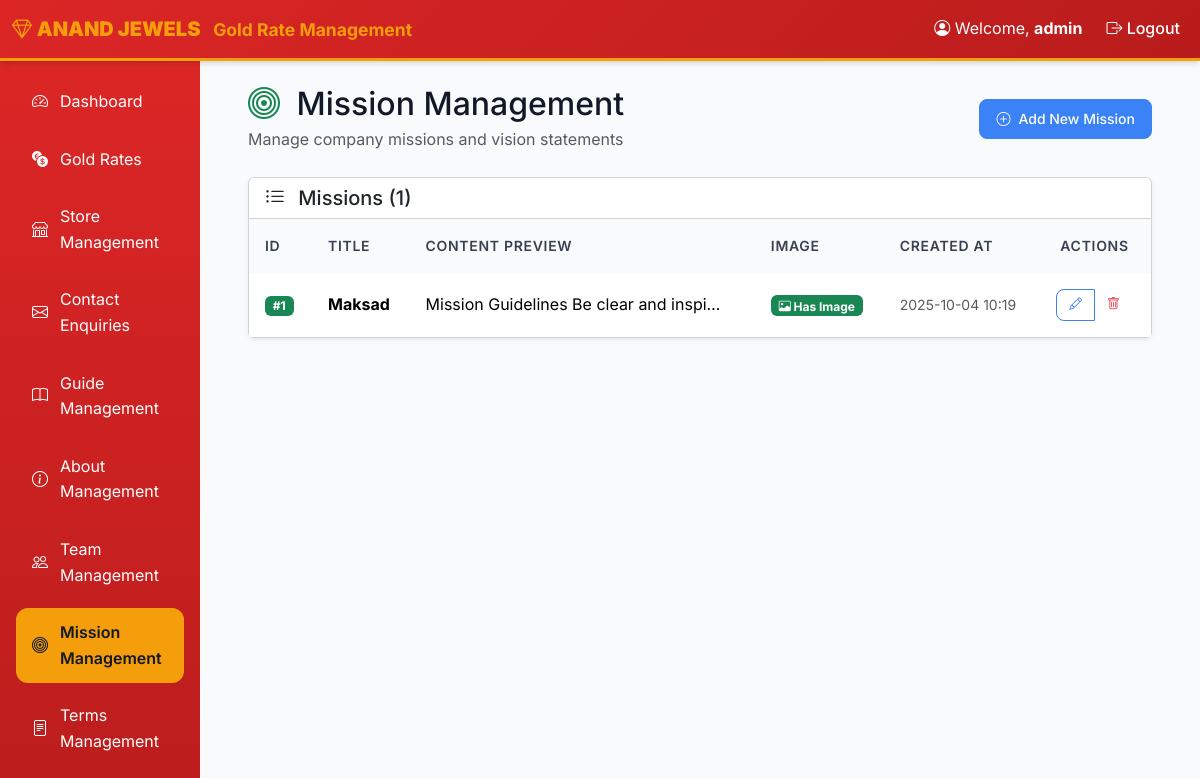
The page /admin/missions (signed in) on the database its author committed.
### models.py (models this page shows, shortened)
class AdminUser(Base):
    __tablename__ = "admin_users"
    id = Column(Integer, primary_key=True, index=True)
    username = Column(String, unique=True, index=True, nullable=False)
    password_hash = Column(String, nullable=False)

class Mission(Base):
    __tablename__ = "missions"
    id = Column(Integer, primary_key=True, index=True)
    title = Column(String, nullable=False)
    content = Column(Text, nullable=False)
    image = Column(String, nullable=True)  # Path to uploaded image
    created_at = Column(DateTime, default=func.now(), nullable=False)

### routers/admin.py (the view)
@router.get("/admin/missions", response_class=HTMLResponse)
async def list_missions(
    request: Request,
    db: Session = Depends(get_db),
    current_user: AdminUser = Depends(require_admin_auth)
):
    missions = db.query(Mission).order_by(desc(Mission.created_at)).all()
    jwt_token = request.session.get("jwt_token", "")
    return templates.TemplateResponse(
        "missions/list.html",
        {
            "request": request,
            "user": current_user,
            "missions": missions,
            "jwt_token": jwt_token
        }
    )

### templates/missions/list.html (shortened to what this page needs)
{% extends "base.html" %}
{% block content %}
<div class="container-fluid px-4">
    <div class="row mb-4">
        <div class="col-12">
            <div class="d-flex justify-content-between align-items-center">
                <div>
                    <h1 class="h2 mb-1">
                        <i class="bi bi-bullseye text-success me-2"></i>
                        Mission Management
                    </h1>
                    <p class="text-muted mb-0">Manage company missions and vision statements</p>
                </div>
                <div>
                    <a href="/admin/missions/add" class="btn btn-primary">
                        <i class="bi bi-plus-circle"></i>
                        Add New Mission
                    </a>
                </div>
            </div>
        </div>
    </div>
    <div class="row">
        <div class="col-12">
            <div class="card shadow-sm">
                <div class="card-header bg-white">
                    <h5 class="card-title mb-0">
                        <i class="bi bi-list-ul me-2"></i>
                        Missions ({{ missions|length }})
                    </h5>
                </div>
                <div class="card-body p-0">
                    {% if missions %}
                    <div class="table-responsive">
                        <table class="table table-hover mb-0">
                            <thead class="bg-light">
                                <tr>
                                    <th>ID</th>
                                    <th>Title</th>
                                    <th>Content Preview</th>
                                    <th>Image</th>
                                    <th>Created At</th>
                                    <th class="text-center">Actions</th>
                                </tr>
                            </thead>
                            <tbody>
                                {% for mission in missions %}
                                <tr>
                                    <td>
                                        <span class="badge bg-success">#{{ mission.id }}</span>
                                    </td>
                                    <td>
                                        <strong>{{ mission.title }}</strong>
                                    </td>
                                    <td>
                                        <div class="text-truncate" style="max-width: 300px;">
                                            {{ mission.content[:100] }}{% if mission.content|length > 100 %}...{% endif %}
                                        </div>
                                    </td>
                                    <td>
                                        {% if mission.image %}
                                            <span class="badge bg-success">
                                                <i class="bi bi-image"></i> Has Image
                                            </span>
                                        {% else %}
                                            <span class="badge bg-secondary">
                                                <i class="bi bi-image"></i> No Image
                                            </span>
                                        {% endif %}
                                    </td>
                                    <td>
                                        <small class="text-muted">
                                            {{ mission.created_at.strftime('%Y-%m-%d %H:%M') }}
                                        </small>
                                    </td>
                                    <td class="text-center">
                                        <div class="btn-group" role="group">
                                            <a href="/admin/missions/edit/{{ mission.id }}"
                                               class="btn btn-sm btn-outline-primary"
                                               title="Edit">
                                                <i class="bi bi-pencil"></i>
                                            </a>
                                            <a href="/admin/missions/delete/{{ mission.id }}"
                                               class="btn btn-sm btn-outline-danger"
                                               title="Delete"
                                               onclick="return confirm('Are you sure you want to delete this mission?')">
                                                <i class="bi bi-trash"></i>
                                            </a>
                                        </div>
                                    </td>
                                </tr>
                                {% endfor %}
                            </tbody>
                        </table>
                    </div>
                    {% endif %}
                </div>
            </div>
        </div>
    </div>
</div>
{% endblock %}

### templates/base.html (shortened to what this page needs)
<!DOCTYPE html>
<html lang="en">
<head>
    <link href="https://cdn.jsdelivr.net/npm/bootstrap@5.3.2/dist/css/bootstrap.min.css" rel="stylesheet">
    <link href="https://cdn.jsdelivr.net/npm/bootstrap-icons@1.10.0/font/bootstrap-icons.css" rel="stylesheet">
    <link href="/static/style.css" rel="stylesheet">
</head>
<body>
    {% block navbar %}
    {% if user %}
    <nav class="navbar navbar-expand-lg navbar-dark">
        <div class="container-fluid">
            <a class="navbar-brand" href="/admin">
                <i class="bi bi-gem"></i>
                <strong>ANAND JEWELS</strong>
                <small class="d-none d-md-inline-block ms-2">Gold Rate Management</small>
            </a>
            <div class="collapse navbar-collapse" id="navbarNav">
                <div class="navbar-nav ms-auto">
                    <span class="navbar-text me-3">
                        <i class="bi bi-person-circle"></i> Welcome, <strong>{{ user.username }}</strong>
                    </span>
                    <a class="nav-link" href="/admin/logout">
                        <i class="bi bi-box-arrow-right"></i> Logout
                    </a>
                </div>
            </div>
        </div>
    </nav>
    {% endif %}
    {% endblock %}
    <div class="container-fluid">
        <div class="row">
            {% if user %}
            <div class="col-md-3 col-lg-2 sidebar p-3 d-none d-md-block">
                <ul class="nav nav-pills flex-column">
                    <li class="nav-item">
                        <a class="nav-link {% if request.url.path == '/admin' %}active{% endif %}" href="/admin">
                            <i class="bi bi-speedometer2"></i> Dashboard
                        </a>
                    </li>
                    <li class="nav-item">
                        <a class="nav-link {% if 'gold-rates' in request.url.path %}active{% endif %}" href="/admin/gold-rates">
                            <i class="bi bi-currency-exchange"></i> Gold Rates
                        </a>
                    </li>
                    <li class="nav-item">
                        <a class="nav-link {% if 'stores' in request.url.path %}active{% endif %}" href="/admin/stores">
                            <i class="bi bi-shop"></i> Store Management
                        </a>
                    </li>
                    <li class="nav-item">
                        <a class="nav-link {% if 'contact-enquiries' in request.url.path %}active{% endif %}" href="/admin/contact-enquiries">
                            <i class="bi bi-envelope"></i> Contact Enquiries
                        </a>
                    </li>
                    <li class="nav-item">
                        <a class="nav-link {% if 'guides' in request.url.path %}active{% endif %}" href="/admin/guides">
                            <i class="bi bi-book"></i> Guide Management
                        </a>
                    </li>
                    <li class="nav-item">
                        <a class="nav-link {% if 'about' in request.url.path %}active{% endif %}" href="/admin/about">
                            <i class="bi bi-info-circle"></i> About Management
                        </a>
                    </li>
                    <li class="nav-item">
                        <a class="nav-link {% if 'team' in request.url.path %}active{% endif %}" href="/admin/team">
                            <i class="bi bi-people"></i> Team Management
                        </a>
                    </li>
                    <li class="nav-item">
                        <a class="nav-link {% if 'missions' in request.url.path %}active{% endif %}" href="/admin/missions">
                            <i class="bi bi-bullseye"></i> Mission Management
                        </a>
                    </li>
                    <li class="nav-item">
                        <a class="nav-link {% if 'terms' in request.url.path %}active{% endif %}" href="/admin/terms">
                            <i class="bi bi-file-text"></i> Terms Management
                        </a>
                    </li>
                </ul>
            </div>
            {% endif %}
            <div class="{% if user %}col-md-9 col-lg-10{% else %}col-12{% endif %} {% if user %}main-content{% endif %} p-4">
                {% block content %}{% endblock %}
            </div>
        </div>
    </div>
</body>
</html>

### static/style.css (style rules this page uses)
:root { --primary: #DC2626; --secondary: #F59E0B; --success: #10B981; --warning: #F59E0B; --info: #3B82F6; --danger: #EF4444; --white: #FFFFFF; --gray-50: #F9FAFB; --gray-100: #F3F4F6; --gray-200: #E5E7EB; --gray-300: #D1D5DB; --gray-400: #9CA3AF; --gray-500: #6B7280; --gray-600: #4B5563; --gray-700: #374151; --gray-800: #1F2937; --gray-900: #111827; --space-1: 0.25rem; --space-2: 0.5rem; --space-3: 0.75rem; --space-4: 1rem; --space-5: 1.25rem; --space-6: 1.5rem; --space-8: 2rem; --space-10: 2.5rem; --space-12: 3rem; --radius-sm: 0.375rem; --radius: 0.5rem; --radius-lg: 0.75rem; --radius-xl: 1rem; --radius-2xl: 1.5rem; --shadow-sm: 0 1px 2px 0 rgb(0 0 0 / 0.05); --shadow: 0 1px 3px 0 rgb(0 0 0 / 0.1), 0 1px 2px -1px rgb(0 0 0 / 0.1); --shadow-md: 0 4px 6px -1px rgb(0 0 0 / 0.1), 0 2px 4px -2px rgb(0 0 0 / 0.1); --shadow-lg: 0 10px 15px -3px rgb(0 0 0 / 0.1), 0 4px 6px -4px rgb(0 0 0 / 0.1); --shadow-xl: 0 20px 25px -5px rgb(0 0 0 / 0.1), 0 8px 10px -6px rgb(0 0 0 / 0.1); --font-sans: 'Inter', -apple-system, BlinkMacSystemFont, 'Segoe UI', Roboto, sans-serif; }
* { box-sizing: border-box; }
body { font-family: var(--font-sans); background-color: var(--gray-50); color: var(--gray-900); line-height: 1.6; margin: 0; padding: 0; }
.navbar { background: linear-gradient(135deg, var(--primary), #B91C1C); border-bottom: 3px solid var(--secondary); box-shadow: var(--shadow-md); }
.navbar-brand { font-weight: 700; color: var(--secondary) !important; font-size: 1.25rem; }
.navbar-nav .nav-link { color: var(--white) !important; font-weight: 500; transition: color 0.2s ease; }
.navbar-text { color: var(--white) !important; }
.sidebar { background: linear-gradient(180deg, var(--primary), #B91C1C); min-height: 100vh; padding: var(--space-6); }
.sidebar .nav-link { color: var(--white) !important; padding: var(--space-3) var(--space-4); border-radius: var(--radius-lg); margin-bottom: var(--space-2); transition: all 0.2s ease; display: flex; align-items: center; gap: var(--space-3); }
.sidebar .nav-link.active { background-color: var(--secondary); color: var(--gray-900) !important; font-weight: 600; }
.table { margin-bottom: 0; }
.table thead th { background: var(--gray-50); border: none; color: var(--gray-700); font-weight: 600; padding: var(--space-4); font-size: 0.875rem; text-transform: uppercase; letter-spacing: 0.05em; }
.table tbody td { padding: var(--space-4); border-bottom: 1px solid var(--gray-100); vertical-align: middle; }
.table tbody tr:last-child td { border-bottom: none; }
.btn { display: inline-flex; align-items: center; justify-content: center; gap: var(--space-2); padding: var(--space-3) var(--space-4); border-radius: var(--radius); font-weight: 500; text-decoration: none; border: 1px solid transparent; cursor: pointer; transition: all 0.2s ease; font-size: 0.875rem; line-height: 1; }
.btn-primary { background: var(--info); color: var(--white); border-color: var(--info); }
.btn-outline-primary { background: transparent; color: var(--info); border-color: var(--info); }
.btn-sm { padding: var(--space-2) var(--space-3); font-size: 0.8rem; }
.text-center { text-align: center; }
.d-flex { display: flex; }
.d-none { display: none; }
.align-items-center { align-items: center; }
.justify-content-between { justify-content: space-between; }
.mb-0 { margin-bottom: 0; }
.me-2 { margin-right: var(--space-2); }
.me-3 { margin-right: var(--space-3); }

### rows shown on the page
AdminUser: username "admin"
Mission: id "1", title "Maksad", content "Mission Guidelines Be clear and inspi…", shows "Has Image", created_at "2025-10-04 10:19"

### other values the page prints
{{ missions|length }} "1"
